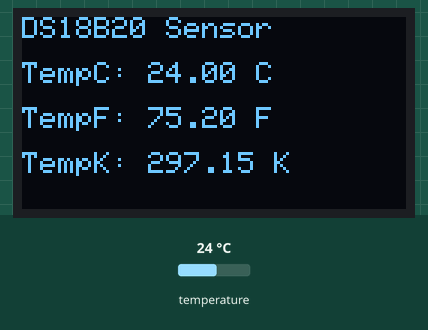
Recording of a program running on a simulated ESP32-C3. Shown: 128×64 one-colour display. Inputs (shaded band) come from the test bench; at power-on: temperature 24 °C. WiFi joins after 1.5 s; servers stay silent unless stated; uploads are accepted with an empty reply; what the program prints to the serial monitor is not drawn.

Above: at 3.9 s.
4.0 s: temperature set to 12 °C
At 8.6 s:
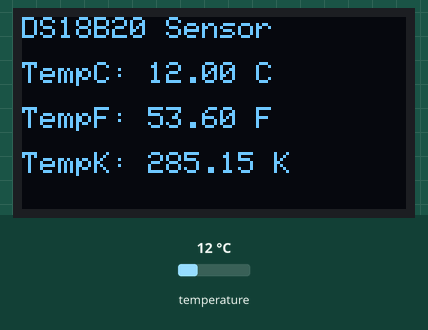
9.0 s: temperature set to 19 °C
At 12.7 s:
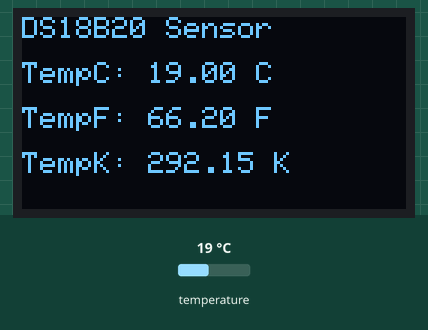
14.0 s: temperature set to 28 °C
At 16.6 s:
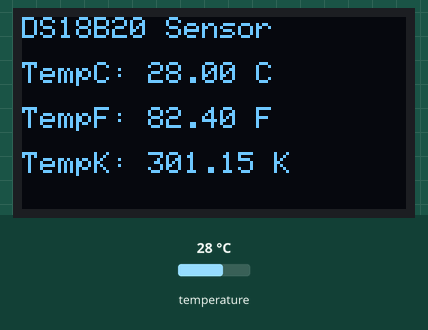
Timing chart, 0 to 18.1 s (numbered marks = the images above; inputs shaded):
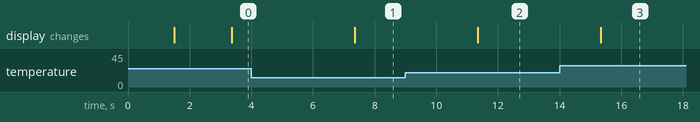

The program:

main.cpp
```cpp
#include <Arduino.h>
#include <WiFi.h>
#include <HTTPClient.h>
#include <Wire.h>
#include <Adafruit_GFX.h>
#include <Adafruit_SSD1306.h>
#include <OneWire.h>
#include <DallasTemperature.h>

// -------- WiFi Credentials --------
const char* ssid = "Lukrasta";
const char* password = "Cycy12345";

// -------- Flask server endpoint --------
String serverURL = "http://192.168.100.11:5000/api/ds18b20";

// -------- OLED settings --------
#define SCREEN_WIDTH 128
#define SCREEN_HEIGHT 64
#define OLED_RESET -1
#define SCREEN_ADDRESS 0x3C

Adafruit_SSD1306 display(SCREEN_WIDTH, SCREEN_HEIGHT, &Wire, OLED_RESET);

// -------- DS18B20 Sensor --------
#define ONE_WIRE_PIN 7     // DS18B20 data pin on ESP32-C3 mini
OneWire oneWire(ONE_WIRE_PIN);
DallasTemperature sensors(&oneWire);

void setup() {
  Serial.begin(115200);

  // ----- Connect WiFi -----
  WiFi.begin(ssid, password);
  Serial.print("Connecting to WiFi");
  while (WiFi.status() != WL_CONNECTED) {
    delay(500);
    Serial.print(".");
  }
  Serial.println("\nWiFi Connected");

  // ----- Initialize OLED -----
  if (!display.begin(SSD1306_SWITCHCAPVCC, SCREEN_ADDRESS)) {
    Serial.println("OLED init failed!");
    while (1);
  }
  display.clearDisplay();
  display.display();
  delay(1000);

  // ----- Initialize DS18B20 -----
  sensors.begin();
}

void loop() {
  // ----- Read DS18B20 -----
  sensors.requestTemperatures();
  float tempC = sensors.getTempCByIndex(0);
  float tempF = sensors.toFahrenheit(tempC);
  float tempK = tempC + 273.15;

  // ----- Serial Output -----
  Serial.printf("TempC: %.2f°C  TempF: %.2f°F  TempK: %.2fK\n", tempC, tempF, tempK);

  // ----- Update OLED -----
  display.clearDisplay();
  display.setTextSize(1);
  display.setTextColor(SSD1306_WHITE);

  display.setCursor(0, 0);
  display.println("DS18B20 Sensor");

  display.setCursor(0, 15);
  display.printf("TempC: %.2f C", tempC);

  display.setCursor(0, 30);
  display.printf("TempF: %.2f F", tempF);

  display.setCursor(0, 45);
  display.printf("TempK: %.2f K", tempK);

  display.display();

  // ----- Send to MongoDB through Flask -----
  if (WiFi.status() == WL_CONNECTED) {
    HTTPClient http;
    http.begin(serverURL);
    http.addHeader("Content-Type", "application/json");

    // Build JSON
    String jsonData = "{\"tempC\":" + String(tempC) +
                      ",\"tempF\":" + String(tempF) +
                      ",\"tempK\":" + String(tempK) +
                      "}";

    int httpResponseCode = http.POST(jsonData);

    Serial.print("Server Response: ");
    Serial.println(httpResponseCode);

    if (httpResponseCode > 0) {
      Serial.println(http.getString());
    } else {
      Serial.println("Error sending POST request");
    }

    http.end();
  }

  delay(3000);  // read every 3 seconds
}
```

Measured:
- after the input at 4.0 s, the display: changes after 3.4 s (image 1)
- after the input at 9.0 s, the display: changes after 2.3 s (image 2)
- after the input at 14.0 s, the display: changes after 1.3 s (image 3)
